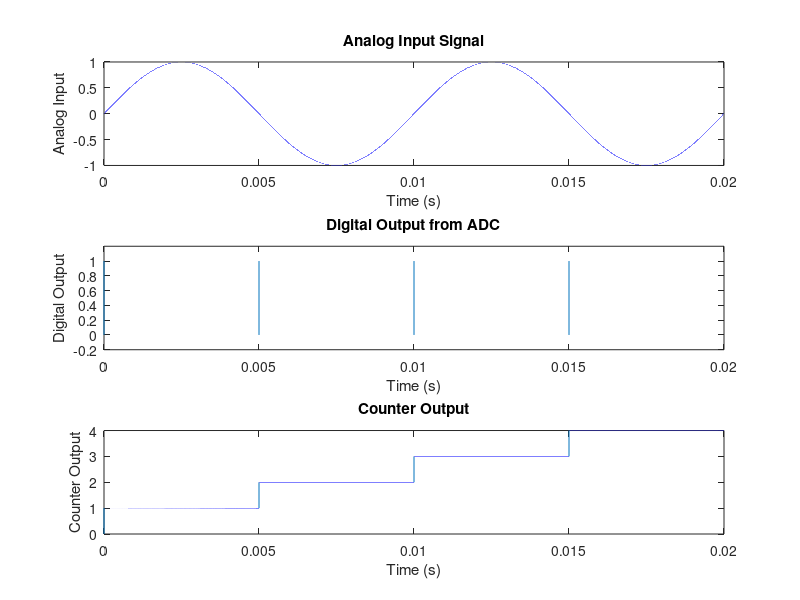

This figure's MATLAB source:
% Parameters
Vref = 1; % Reference voltage
N_bits = 8; % Number of bits for ADC resolution
f_clock = 1e6; % Clock frequency (1 MHz)
Tclk = 1 / f_clock; % Clock period

% Calculate the number of clock cycles per conversion
N_clk_per_conversion = (2^N_bits) - 1;

% Calculate the maximum conversion time
max_conversion_time = N_clk_per_conversion * Tclk;

% Calculate the maximum conversion frequency
max_conversion_freq = 1 / max_conversion_time;

% Generate analog input signal (sine wave for example)
Fs = 10 * f_clock; % Sampling frequency
t = 0:1/Fs:0.02; % Time vector with duration 0.02 seconds (two periods)

% Generate clock pulses manually
clk = zeros(size(t));
clk_period = 1 / f_clock;
half_period_samples = round(Fs * clk_period / 2);
for i = 1:half_period_samples:length(t)
    clk(i:min(i + half_period_samples - 1, length(t))) = 1;
    clk(i + half_period_samples:min(i + 2 * half_period_samples - 1, length(t))) = 0;
end

% Initialize analog input and digital output
Analog_Input = zeros(size(t));
Digital_Output = zeros(size(t));

% Initialize comparator, AND gate, and counter outputs
Comparator_Output = zeros(size(t));
AND_Gate_Output = zeros(size(t));
Counter_Output = zeros(size(t));

% Display parameter information during generation
fprintf('Parameter Information:\n');
fprintf('Reference voltage (Vref): %.2f V\n', Vref);
fprintf('Number of bits for ADC resolution (N_bits): %d\n', N_bits);
fprintf('Clock frequency (f_clock): %.2f Hz\n', f_clock);
fprintf('Number of clock cycles per conversion: %d\n', N_clk_per_conversion); % Display the number of clock cycles per conversion
fprintf('Maximum conversion time: %.6f seconds\n', max_conversion_time); % Display the maximum conversion time
fprintf('Maximum conversion frequency: %.2f Hz\n', max_conversion_freq); % Display the maximum conversion frequency
fprintf('\nGenerating signals...\n');

% Generate analog input signal and digital output
for i = 1:length(t)
    Analog_Input(i) = sin(2 * pi * 100 * t(i)); % Example input signal
    Digital_Output(i) = Analog_Input(i) > 0; % Digital output based on comparison
end

% Digital-to-Analog Converter (DAC)
digital_Output_DAC = Digital_Output * Vref; % Convert digital output to analog voltage

% Update the comparator to compare Analog_Input with digital_Output_DAC
for i = 1:length(t)
    if Analog_Input(i) > digital_Output_DAC(i)
        Comparator_Output(i) = 1;
    else
        Comparator_Output(i) = 0;
    end
    
    % AND gate output (with clock pulses)
    AND_Gate_Output(i) = Digital_Output(i) & Comparator_Output(i) & clk(i);
end

% Counter (simple example)
counter_value = 0;
for i = 2:length(t)
    if Digital_Output(i) ~= Digital_Output(i - 1) && clk(i) == 1
        counter_value = counter_value + 1;
    end
    Counter_Output(i) = counter_value;
end

% Plotting
figure;
subplot(3, 1, 1);
plot(t, Analog_Input);
xlabel('Time (s)');
ylabel('Analog Input');
title('Analog Input Signal');

subplot(3, 1, 2);
stairs(t, Digital_Output);
ylim([-0.2, 1.2]);
xlabel('Time (s)');
ylabel('Digital Output');
title('Digital Output from ADC');

subplot(3, 1, 3);
plot(t, Counter_Output);
xlabel('Time (s)');
ylabel('Counter Output');
title('Counter Output');
